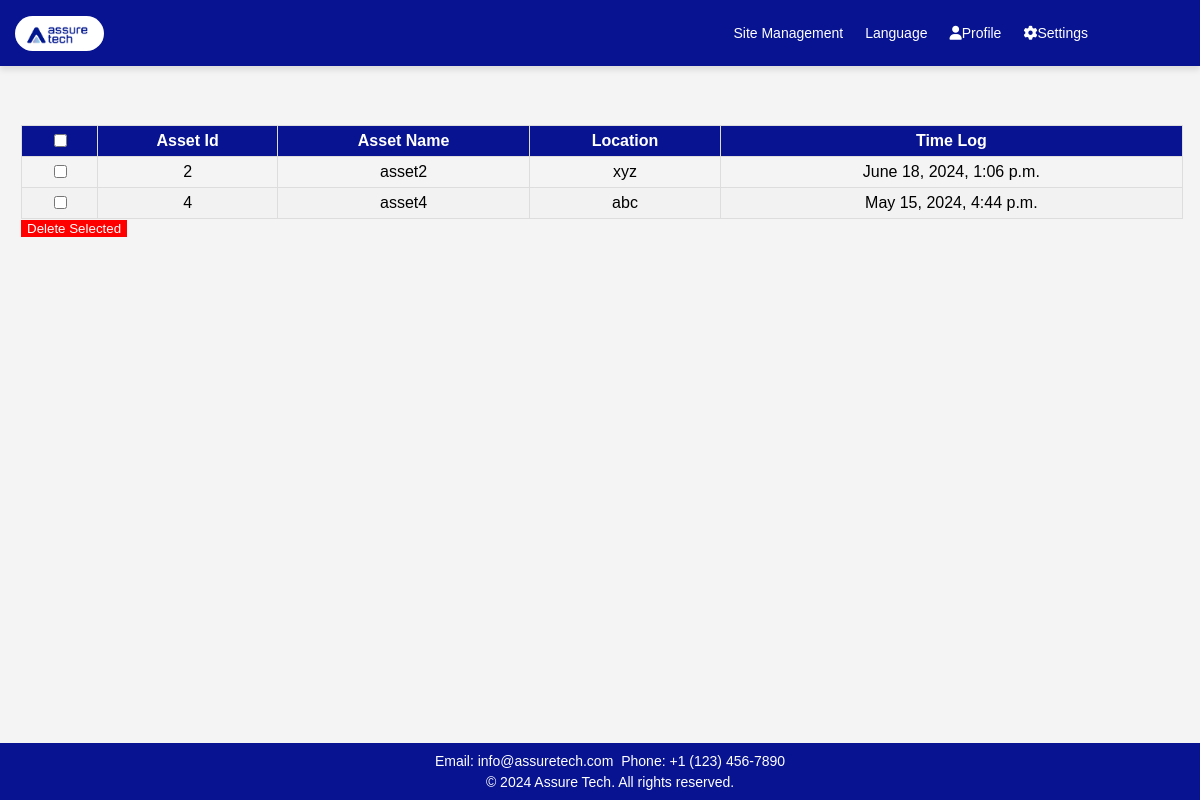
Screenshot of /exit/ with the database file from the repository.
### app1/models.py (models this page shows, shortened)
class Asset(models.Model):
    asset_id = models.IntegerField(unique=True)
    picture = models.ImageField(upload_to='asset_pictures/', blank=True, null=True)
    asset_name = models.CharField(max_length=255)
    tag_id = models.IntegerField(unique=True)
    footage = models.ImageField(upload_to='assets_footage/', blank=True, null=True,verbose_name= 'Footage')
    description = models.CharField(max_length=500)
    asset_category = models.CharField(max_length=50)
    STATUS_CHOICES = [
        ('active', 'Active'),
        ('inactive', 'Inactive'),
    ]
    status = models.CharField(max_length=50, choices=STATUS_CHOICES)
    location = models.CharField(max_length=100)
    time_log = models.DateTimeField(auto_now=True)

### app1/views.py (the view)
# urls.py: path('exit/',views.exit,name='exit'),
def exit(request):
    assets = Asset.objects.filter(status='inactive')
    return render(request, 'app1/exit_status.html', {'assets': assets})

### app1/templates/app1/exit_status.html (shortened to what this page needs)
<!DOCTYPE html>
<html lang="en">
<head>
    {% load static %}
    <link rel="stylesheet" href="https://cdnjs.cloudflare.com/ajax/libs/font-awesome/6.0.0/css/all.min.css">
</head>
<body>
    <header>
        <a class="logo" href="#"><img src="{% static 'app1/images/logo.jpg' %}" alt="Logo"></a>
        <nav class="nav">
            <div class="dropdown">
                <a href="{% url 'sites' %}">Site Management</a>
            </div>
            <div class="dropdown">
                <a href="#" class="dropbtn">Language</a>
            </div>
            <div class="dropdown">
                <a href="#" class="dropbtn"><i class="fas fa-user"></i>Profile</a>
            </div>
            <div class="dropdown">
                <a href="#" class="dropbtn"><i class="fas fa-cog"></i>Settings</a>
            </div>
        </nav>
    </header>
    <div class="main-container">
        <div class="main-content">
            <form method="post" action="{% url 'delete_selected1' %}">
            <table>
                <thead>
                    <tr>
                        <th><input type="checkbox" onClick="toggleAll(this)"></th>
                        <th>Asset Id</th>
                        <th>Asset Name</th>
                        <th>Location</th>
                        <th>Time Log</th>
                    </tr>
                </thead>
                <tbody>
                    {% for asset in assets %}
                    <tr>
                        <td><input type="checkbox" name="selected_recordings" value="{{ asset.pk }}"></td>
                        <td>{{ asset.asset_id }}</td>
                        <td>{{ asset.asset_name }}</td>
                        <td>{{ asset.location }}</td>
                        <td>{{ asset.time_log }}</td>
                    </tr>
                    {% endfor %}
                </tbody>
            </table>
            <button type="submit" class="delete-btn">Delete Selected</button>
        </div>
        </div>
        <footer>
            <p>Email: info@assuretech.com</p>
            <p>Phone: +1 (123) 456-7890</p>
            <div class="footer-bottom">
                <p>&copy; 2024 Assure Tech. All rights reserved.</p>
            </div>
        </footer>
</body>
</html>

### app1/templates/app1/exit_status.html (style rules this page uses)
body { font-family: 'Verdana', sans-serif; width: 100%; margin: 0; padding-top: 10vh; background: #f4f4f4; box-sizing: border-box; height: 800px; }
header { background-color: #071390; color: white; text-align: center; padding: 15px 0; position: fixed; top: 0; width: 100%; z-index: 1000; display: flex; justify-content: space-between; align-items: center; box-shadow: 0px 4px 6px rgba(0, 0, 0, 0.1); }
.nav a { color: white; padding: 10px 10px; font-size: 14px; text-decoration: none; display: inline-block; margin-right: 2px; transition: color 0.3s ease; }
.nav { display: flex; align-items: center; margin-right: 100px; }
.logo img { max-height: 35px; margin-left: 15px; float: left; border-radius: 20px; }
.dropdown { display: inline-block; position: relative; text-align: center; }
footer { position: fixed; bottom: 0; width: 100%; background-color: #071390; color: white; text-align: center; padding: 10px; z-index: 1000; font-size: 14px; }
footer h4, footer p { white-space: nowrap; margin: 0; padding: 2px; display: inline; }
.footer-bottom { white-space: nowrap; padding-top: 5px; }
.footer-bottom p { margin: 0; }
.main-container { display: flex; }
.main-content { margin-left: 1px; padding: 20px; width: 95%; margin-right: 20px; }
table { width: 102%; border-collapse: collapse; margin-top: 25px; }
th, td { border: 1px solid #ddd; padding: 5px; text-align: center; }
th { background-color: #071390; color: white; text-align: center; }
tr:nth-child(even) { background-color: #f2f2f2; }
.delete-btn { background-color: red; color: white; border: none; }

### rows the page displays
Asset: asset_id "2", asset_name "asset2", location "xyz", time_log "June 18, 2024, 1:06 p.m."
Asset: asset_id "4", asset_name "asset4", location "abc", time_log "May 15, 2024, 4:44 p.m."
